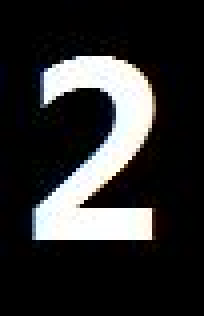
//> input picture Mycode/day14/Debug/1.JPG, 51 x 79 px (shown 4 times larger)
$ ./main   (built with g++ and OpenCV 4)
//> lines starting //> are read from the running program, lines starting //| are printed output that depends on the picture; after the words box and inside, x2 and y2 are one past the last pixel; in counts of white or black regions, pixels touching at a corner belong together
#include"opencv2/opencv.hpp"
#include<iostream>
#include<iomanip>

using namespace cv;
using namespace std;


void main()
{
	Mat srcImg = imread("1.jpg");  //读取模板图像
//> srcImg is the input picture: 79 rows x 51 cols, CV_8UC3; mean B, G, R 47.1, 46.9, 46.9
	imshow("src", srcImg);
	cvtColor(srcImg, srcImg, CV_BGR2GRAY);
//> srcImg: 79 rows x 51 cols, CV_8UC1
	threshold(srcImg, srcImg, 100, 255, CV_THRESH_BINARY);
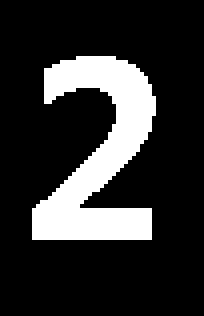
//> srcImg: 79 rows x 51 cols, CV_8UC1 (shown 4 times larger); 18.6% white; 1 white region
	vector<vector<Point>> contours;
	vector<Vec4i> hierarcy;
	findContours(srcImg, contours, hierarcy, CV_RETR_EXTERNAL, CV_CHAIN_APPROX_NONE);
//> contours = 1 contour; box (x1, y1, x2, y2) and area: (8, 14, 39, 60) 664

	Mat srcImg2 = imread("2.jpg");  //读取待测试图片
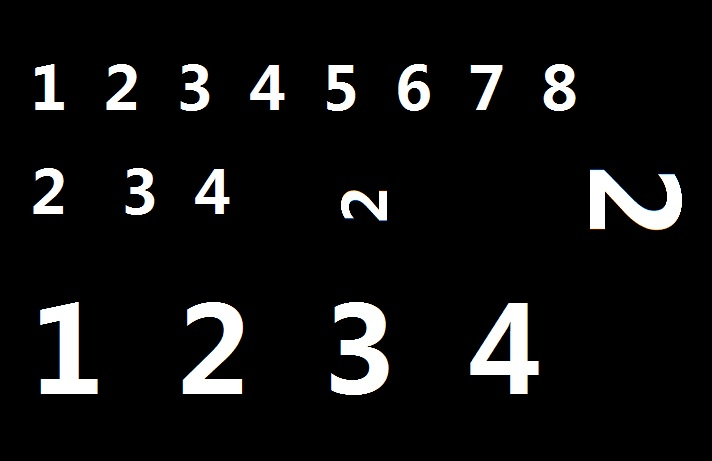
//> input picture Mycode/day14/Debug/2.jpg, 712 x 461 px
//> srcImg2 is the input picture: 461 rows x 712 cols, CV_8UC3; mean B, G, R 18.1, 18.1, 18.1
	imshow("src2", srcImg2);
	Mat dstImg = srcImg2.clone();
	cvtColor(srcImg2, srcImg2, CV_BGR2GRAY);
//> srcImg2: 461 rows x 712 cols, CV_8UC1
	threshold(srcImg2, srcImg2, 100, 255, CV_THRESH_BINARY);
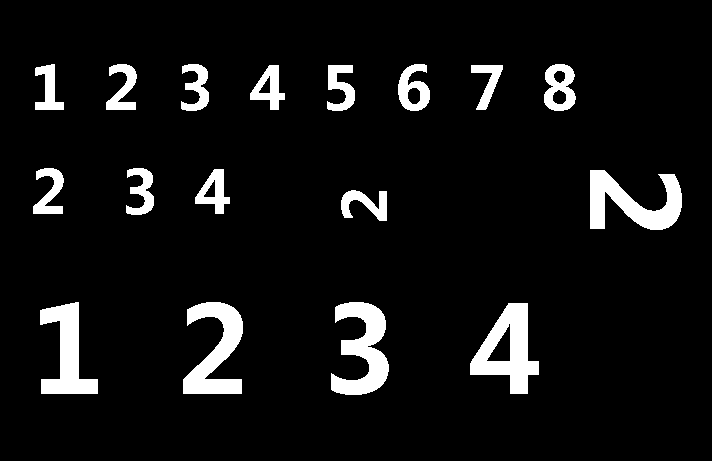
//> srcImg2: 461 rows x 712 cols, CV_8UC1; 7.2% white; 17 white regions

	vector<vector<Point>> contours2;
	vector<Vec4i> hierarcy2;

	findContours(srcImg2, contours2, hierarcy2, CV_RETR_EXTERNAL, CV_CHAIN_APPROX_NONE);
//> contours2 = 17 contours; largest, box (x1, y1, x2, y2) and area: (470, 303, 539, 394) 3368, (331, 302, 389, 395) 2753, (183, 302, 243, 394) 2720, (590, 170, 682, 230) 2720, (40, 302, 98, 394) 2426


		for(int i=0; i<contours2.size(); i++)
		{
			double matchRate = matchShapes(contours[0], contours2[i], CV_CONTOURS_MATCH_I1, 0.0);
			cout<<"index="<<i<<"---"<<setiosflags(ios::fixed)<<matchRate<<endl;
			if(matchRate<=0.1)
				drawContours(dstImg, contours2, i, Scalar(0, 255, 0), 2, 8);


		}
//> this loop made 17 passes
//> matchRate on passes 1 to 12: 1.82, 0.604, 0.076, 0.785, 2.78e-12, 0.076, 1.84, 0.364, 2.45e-13, 1.31, 1.01, 1.84
//| index=0---1.822183
//| index=1---0.603594
//| index=2---0.075965
//| index=3---0.785263
//| index=4---0.000000
//| index=5---0.075965
//| index=6---1.840486
//| index=7---0.363968
//> (output is shown up to pass 8 of 17)
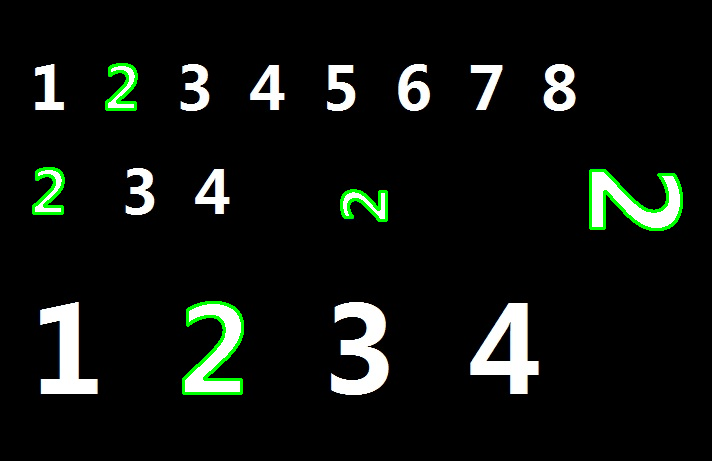
//> dstImg: 461 rows x 712 cols, CV_8UC3; 1.35% of pixels changed, all inside (x1, y1, x2, y2) = (32, 63, 683, 395)
	imshow("dst", dstImg);
	waitKey(0);


}
